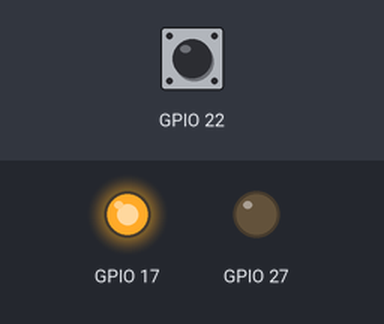
A program run on a simulated Raspberry Pi (BCM pin numbers). Parts: output pins drawn as LEDs (lit = HIGH). Inputs (shaded band) come from the test bench; at power-on: GPIO 22 HIGH.

Above: at 1.2 s.
1.3 s: GPIO 22 pulled LOW for 0.15 s
At 1.39 s:
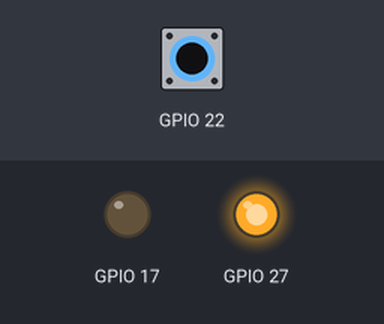
2.9 s: GPIO 22 pulled LOW for 3.2 s
At 7.0 s:
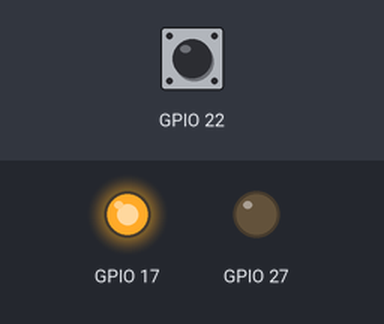
Timing chart, 0 to 8.5 s (numbered marks = the images above; inputs shaded):
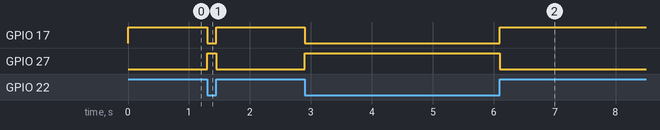

Measured:
- after the input at 1.3 s, GPIO 17: HIGH → LOW at once, → HIGH 0.15 s later; GPIO 27: LOW → HIGH at once, → LOW 0.15 s later
- after the input at 2.9 s, GPIO 17: HIGH → LOW at once, → HIGH 3.2 s later; GPIO 27: LOW → HIGH at once, → LOW 3.2 s later

The program:

entrada_e_loop.py
```python
import RPi.GPIO as gpio
from time import sleep

#Configurar como modo BCM
gpio.setmode(gpio.BCM)

#Configura os leds como saída
gpio.setup(17, gpio.OUT)
gpio.setup(27, gpio.OUT)
gpio.setup(22, gpio.IN, pull_up_down= gpio.PUD_UP)

#Aciona as saídas
try:
    while True:
        if(gpio.input(22) == 0):
            gpio.output(17, gpio.LOW)
            gpio.output(27, gpio.HIGH)
        else:
            gpio.output(17, gpio.HIGH)
            gpio.output(27, gpio.LOW)
except:
    #Desfaz modificações no GPIO
    gpio.cleanup()
#Termina a execução
exit()
```
